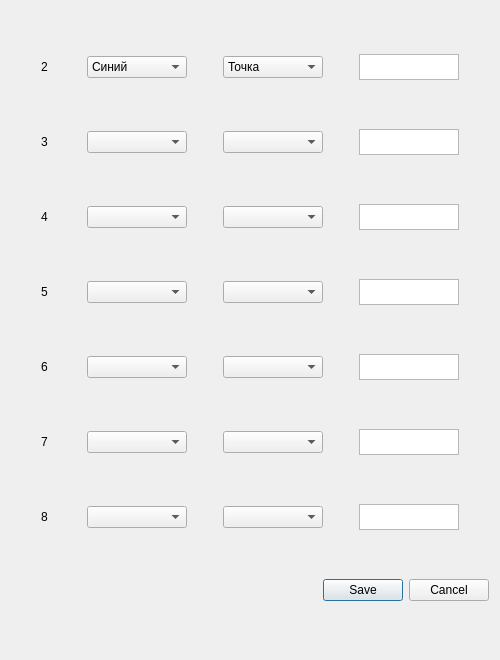
<?xml version="1.0" encoding="UTF-8"?>
<ui version="4.0">
 <class>Dialog</class>
 <widget class="QDialog" name="Dialog">
  <property name="geometry">
   <rect>
    <x>0</x>
    <y>0</y>
    <width>500</width>
    <height>660</height>
   </rect>
  </property>
  <property name="minimumSize">
   <size>
    <width>500</width>
    <height>0</height>
   </size>
  </property>
  <property name="maximumSize">
   <size>
    <width>300</width>
    <height>16777215</height>
   </size>
  </property>
  <property name="windowTitle">
   <string>Настройки</string>
  </property>
  <layout class="QVBoxLayout" name="verticalLayout">
   <item>
    <layout class="QHBoxLayout" name="horizontalLayout">
     <item>
      <widget class="QLabel" name="label">
       <property name="minimumSize">
        <size>
         <width>10</width>
         <height>10</height>
        </size>
       </property>
       <property name="maximumSize">
        <size>
         <width>10</width>
         <height>10</height>
        </size>
       </property>
       <property name="text">
        <string>2</string>
       </property>
       <property name="margin">
        <number>0</number>
       </property>
      </widget>
     </item>
     <item>
      <widget class="QComboBox" name="type2_color">
       <property name="minimumSize">
        <size>
         <width>100</width>
         <height>0</height>
        </size>
       </property>
       <property name="maximumSize">
        <size>
         <width>100</width>
         <height>16777215</height>
        </size>
       </property>
       <item>
        <property name="text">
         <string>Синий</string>
        </property>
       </item>
       <item>
        <property name="text">
         <string>Зеленый</string>
        </property>
       </item>
       <item>
        <property name="text">
         <string>Красный</string>
        </property>
       </item>
       <item>
        <property name="text">
         <string>Голубой</string>
        </property>
       </item>
       <item>
        <property name="text">
         <string>Пурпурный</string>
        </property>
       </item>
       <item>
        <property name="text">
         <string>Оливковый</string>
        </property>
       </item>
       <item>
        <property name="text">
         <string>Черный</string>
        </property>
       </item>
      </widget>
     </item>
     <item>
      <widget class="QComboBox" name="type2_marker">
       <property name="minimumSize">
        <size>
         <width>100</width>
         <height>0</height>
        </size>
       </property>
       <property name="maximumSize">
        <size>
         <width>100</width>
         <height>16777215</height>
        </size>
       </property>
       <item>
        <property name="text">
         <string>Точка</string>
        </property>
       </item>
       <item>
        <property name="text">
         <string>Круг</string>
        </property>
       </item>
       <item>
        <property name="text">
         <string>https://matplotlib.org/stable/_images/m03.png</string>
        </property>
       </item>
      </widget>
     </item>
     <item>
      <widget class="QTextEdit" name="type2_name">
       <property name="minimumSize">
        <size>
         <width>100</width>
         <height>26</height>
        </size>
       </property>
       <property name="maximumSize">
        <size>
         <width>100</width>
         <height>26</height>
        </size>
       </property>
      </widget>
     </item>
    </layout>
   </item>
   <item>
    <layout class="QHBoxLayout" name="horizontalLayout_2">
     <item>
      <widget class="QLabel" name="label_2">
       <property name="minimumSize">
        <size>
         <width>10</width>
         <height>10</height>
        </size>
       </property>
       <property name="maximumSize">
        <size>
         <width>10</width>
         <height>10</height>
        </size>
       </property>
       <property name="text">
        <string>3</string>
       </property>
      </widget>
     </item>
     <item>
      <widget class="QComboBox" name="type3_color">
       <property name="minimumSize">
        <size>
         <width>100</width>
         <height>0</height>
        </size>
       </property>
       <property name="maximumSize">
        <size>
         <width>100</width>
         <height>16777215</height>
        </size>
       </property>
      </widget>
     </item>
     <item>
      <widget class="QComboBox" name="type3_marker">
       <property name="minimumSize">
        <size>
         <width>100</width>
         <height>0</height>
        </size>
       </property>
       <property name="maximumSize">
        <size>
         <width>100</width>
         <height>16777215</height>
        </size>
       </property>
      </widget>
     </item>
     <item>
      <widget class="QTextEdit" name="type3_name">
       <property name="minimumSize">
        <size>
         <width>100</width>
         <height>26</height>
        </size>
       </property>
       <property name="maximumSize">
        <size>
         <width>100</width>
         <height>26</height>
        </size>
       </property>
      </widget>
     </item>
    </layout>
   </item>
   <item>
    <layout class="QHBoxLayout" name="horizontalLayout_3">
     <item>
      <widget class="QLabel" name="label_3">
       <property name="minimumSize">
        <size>
         <width>10</width>
         <height>10</height>
        </size>
       </property>
       <property name="maximumSize">
        <size>
         <width>10</width>
         <height>10</height>
        </size>
       </property>
       <property name="text">
        <string>4</string>
       </property>
      </widget>
     </item>
     <item>
      <widget class="QComboBox" name="type4_color">
       <property name="minimumSize">
        <size>
         <width>100</width>
         <height>0</height>
        </size>
       </property>
       <property name="maximumSize">
        <size>
         <width>100</width>
         <height>16777215</height>
        </size>
       </property>
      </widget>
     </item>
     <item>
      <widget class="QComboBox" name="type4_marker">
       <property name="minimumSize">
        <size>
         <width>100</width>
         <height>0</height>
        </size>
       </property>
       <property name="maximumSize">
        <size>
         <width>100</width>
         <height>16777215</height>
        </size>
       </property>
      </widget>
     </item>
     <item>
      <widget class="QTextEdit" name="type4_name">
       <property name="minimumSize">
        <size>
         <width>100</width>
         <height>26</height>
        </size>
       </property>
       <property name="maximumSize">
        <size>
         <width>100</width>
         <height>26</height>
        </size>
       </property>
      </widget>
     </item>
    </layout>
   </item>
   <item>
    <layout class="QHBoxLayout" name="horizontalLayout_4">
     <item>
      <widget class="QLabel" name="label_4">
       <property name="minimumSize">
        <size>
         <width>10</width>
         <height>10</height>
        </size>
       </property>
       <property name="maximumSize">
        <size>
         <width>10</width>
         <height>10</height>
        </size>
       </property>
       <property name="text">
        <string>5</string>
       </property>
      </widget>
     </item>
     <item>
      <widget class="QComboBox" name="type5_color">
       <property name="minimumSize">
        <size>
         <width>100</width>
         <height>0</height>
        </size>
       </property>
       <property name="maximumSize">
        <size>
         <width>100</width>
         <height>16777215</height>
        </size>
       </property>
      </widget>
     </item>
     <item>
      <widget class="QComboBox" name="type5_marker">
       <property name="minimumSize">
        <size>
         <width>100</width>
         <height>0</height>
        </size>
       </property>
       <property name="maximumSize">
        <size>
         <width>100</width>
         <height>16777215</height>
        </size>
       </property>
      </widget>
     </item>
     <item>
      <widget class="QTextEdit" name="type5_name">
       <property name="minimumSize">
        <size>
         <width>100</width>
         <height>26</height>
        </size>
       </property>
       <property name="maximumSize">
        <size>
         <width>100</width>
         <height>26</height>
        </size>
       </property>
      </widget>
     </item>
    </layout>
   </item>
   <item>
    <layout class="QHBoxLayout" name="horizontalLayout_5">
     <item>
      <widget class="QLabel" name="label_5">
       <property name="minimumSize">
        <size>
         <width>10</width>
         <height>10</height>
        </size>
       </property>
       <property name="maximumSize">
        <size>
         <width>10</width>
         <height>10</height>
        </size>
       </property>
       <property name="text">
        <string>6</string>
       </property>
      </widget>
     </item>
     <item>
      <widget class="QComboBox" name="type6_color">
       <property name="minimumSize">
        <size>
         <width>100</width>
         <height>0</height>
        </size>
       </property>
       <property name="maximumSize">
        <size>
         <width>100</width>
         <height>16777215</height>
        </size>
       </property>
      </widget>
     </item>
     <item>
      <widget class="QComboBox" name="type6_marker">
       <property name="minimumSize">
        <size>
         <width>100</width>
         <height>0</height>
        </size>
       </property>
       <property name="maximumSize">
        <size>
         <width>100</width>
         <height>16777215</height>
        </size>
       </property>
      </widget>
     </item>
     <item>
      <widget class="QTextEdit" name="type6_name">
       <property name="minimumSize">
        <size>
         <width>100</width>
         <height>26</height>
        </size>
       </property>
       <property name="maximumSize">
        <size>
         <width>100</width>
         <height>26</height>
        </size>
       </property>
      </widget>
     </item>
    </layout>
   </item>
   <item>
    <layout class="QHBoxLayout" name="horizontalLayout_6">
     <item>
      <widget class="QLabel" name="label_6">
       <property name="minimumSize">
        <size>
         <width>10</width>
         <height>10</height>
        </size>
       </property>
       <property name="maximumSize">
        <size>
         <width>10</width>
         <height>10</height>
        </size>
       </property>
       <property name="text">
        <string>7</string>
       </property>
      </widget>
     </item>
     <item>
      <widget class="QComboBox" name="type7_color">
       <property name="minimumSize">
        <size>
         <width>100</width>
         <height>0</height>
        </size>
       </property>
       <property name="maximumSize">
        <size>
         <width>100</width>
         <height>16777215</height>
        </size>
       </property>
      </widget>
     </item>
     <item>
      <widget class="QComboBox" name="type7_marker">
       <property name="minimumSize">
        <size>
         <width>100</width>
         <height>0</height>
        </size>
       </property>
       <property name="maximumSize">
        <size>
         <width>100</width>
         <height>16777215</height>
        </size>
       </property>
      </widget>
     </item>
     <item>
      <widget class="QTextEdit" name="type6_name_2">
       <property name="minimumSize">
        <size>
         <width>100</width>
         <height>26</height>
        </size>
       </property>
       <property name="maximumSize">
        <size>
         <width>100</width>
         <height>26</height>
        </size>
       </property>
      </widget>
     </item>
    </layout>
   </item>
   <item>
    <layout class="QHBoxLayout" name="horizontalLayout_7">
     <item>
      <widget class="QLabel" name="label_7">
       <property name="minimumSize">
        <size>
         <width>10</width>
         <height>10</height>
        </size>
       </property>
       <property name="maximumSize">
        <size>
         <width>10</width>
         <height>10</height>
        </size>
       </property>
       <property name="text">
        <string>8</string>
       </property>
      </widget>
     </item>
     <item>
      <widget class="QComboBox" name="type8_color">
       <property name="minimumSize">
        <size>
         <width>100</width>
         <height>0</height>
        </size>
       </property>
       <property name="maximumSize">
        <size>
         <width>100</width>
         <height>16777215</height>
        </size>
       </property>
      </widget>
     </item>
     <item>
      <widget class="QComboBox" name="type8_marker">
       <property name="minimumSize">
        <size>
         <width>100</width>
         <height>0</height>
        </size>
       </property>
       <property name="maximumSize">
        <size>
         <width>100</width>
         <height>16777215</height>
        </size>
       </property>
      </widget>
     </item>
     <item>
      <widget class="QTextEdit" name="type8_name">
       <property name="minimumSize">
        <size>
         <width>100</width>
         <height>26</height>
        </size>
       </property>
       <property name="maximumSize">
        <size>
         <width>100</width>
         <height>26</height>
        </size>
       </property>
      </widget>
     </item>
    </layout>
   </item>
   <item>
    <widget class="QDialogButtonBox" name="buttonBox">
     <property name="orientation">
      <enum>Qt::Horizontal</enum>
     </property>
     <property name="standardButtons">
      <set>QDialogButtonBox::Cancel|QDialogButtonBox::Save</set>
     </property>
    </widget>
   </item>
  </layout>
 </widget>
 <resources/>
 <connections>
  <connection>
   <sender>buttonBox</sender>
   <signal>accepted()</signal>
   <receiver>Dialog</receiver>
   <slot>accept()</slot>
   <hints>
    <hint type="sourcelabel">
     <x>248</x>
     <y>254</y>
    </hint>
    <hint type="destinationlabel">
     <x>157</x>
     <y>274</y>
    </hint>
   </hints>
  </connection>
  <connection>
   <sender>buttonBox</sender>
   <signal>rejected()</signal>
   <receiver>Dialog</receiver>
   <slot>reject()</slot>
   <hints>
    <hint type="sourcelabel">
     <x>316</x>
     <y>260</y>
    </hint>
    <hint type="destinationlabel">
     <x>286</x>
     <y>274</y>
    </hint>
   </hints>
  </connection>
 </connections>
</ui>
